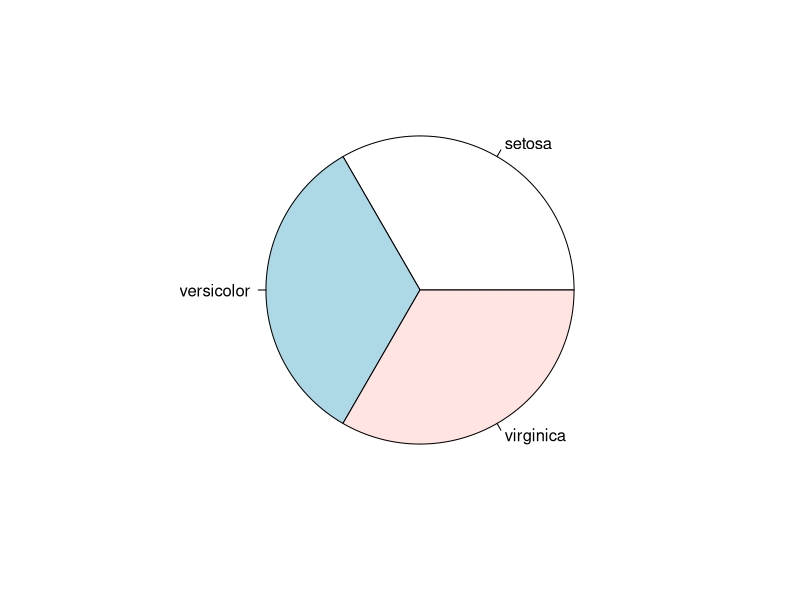
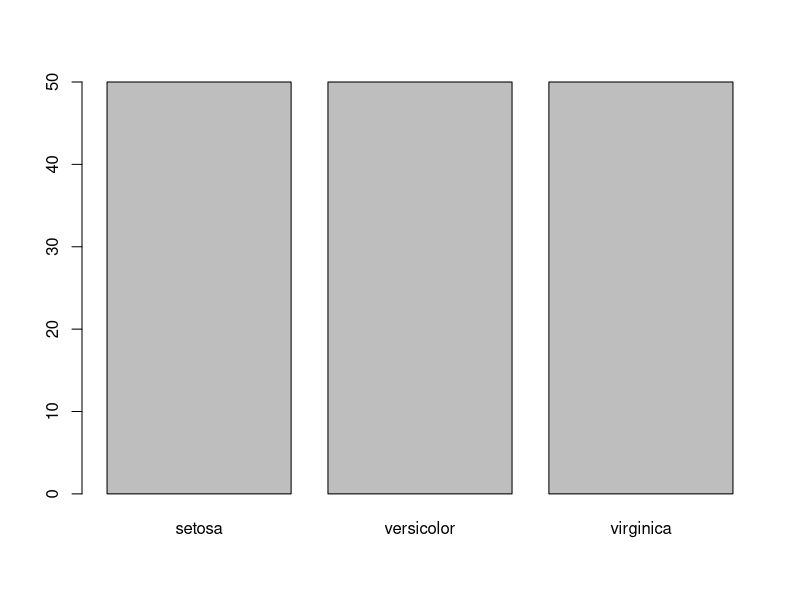

Recreate these plots in R, in order. (Note: this script raises an error after producing the figures.)
# ejercicio 1
# Caracteristicas
('Caracteristicas de los datasets')
('Nombre de los atributos')
names(iris)
('Tipo de atributos')
aggregate(.~Species,iris,FUN='mode')

('Instancias del dataset')
str(iris)
('cantidad de instancias 150

50 instancias de cada clase, 50 setosa, 50 versicolor, 50 virginica')
summary(iris[5])

#**********************************************
('Proporcion de las muestras agrupadas por especie')
('Grafico de tortas')
pie(table(iris$Species))
('Grafico de barras')
barplot(table(iris$Species)) 


('Medidas de dispercion ')

('Media por especie por atributo')
aggregate(.~Species, iris, FUN='mean')

('Moda por especie por atributo')
aggregate(.~Species,iris,FUN='mfv')


('Mediana por especie por atributo')
aggregate(.~Species,iris,FUN='mean')


('Mediana Sepal.Length')
mean(iris$Sepal.Length)
('Mediana Petal.Length')
mean(iris$Petal.Length)
('Mediana Sepal.Width')
mean(iris$Sepal.Width)
('Mediana Petal.Width')
mean(iris$Petal.Width)

('Conclusion: Se puede ver que las setosas tienen "sepalos" cortos y anchos comparados con los demas, y petalos mucho mas cortos y angostos, y las virginicas tienden a ser las mas largas de sepal y de petalos ')

#**************************************************

#aggregate( cbind(Sepal.Length,Sepal.Width,Petal.Length,Petal.Width)~Species, iris, FUN='mean')



#aggregate(iris$Species,iris,FUN='mean')

#aggregate(.~Species,iris,FUN='median')

library(modeest)

#table(aggregate(iris$Sepal.Length ~iris$Species))

library(MASS)
parcoord(iris[1:4], col=iris$Species,var.label=T)
boxplot(iris$Sepal.Length~ iris$Species)


hist(iris$Sepal.Length)
pairs(iris[1:4],col=iris$Species)

('Lo graficado coincide con lo visto en el punto 1, se puede ver a la setosa un poco separada de las otrsa especien en cuanto a tamaño, con petalos pequeños, y las otras con valores mas altos pero en cuanto a los sepalos difieren poco entre ellas y se puede diferenciar un poco mas en cuanto a los petalos')
('Varianza')
aggregate(.~Species,iris,FUN='sd')
('Desvio estandar')
aggregate(.~Species,iris,FUN='var')

('Rangos')
aggregate(.~Species,iris,FUN='range')
boxplot(iris$Sepal.Length~ iris$Species)#Sepalos, setosa mas cortos
boxplot(iris$Petal.Length~ iris$Species)#Petalos setosa mucho mas chicos, luego versicolor y mas grandes virginica
boxplot(iris$Sepal.Width~ iris$Species)#Sepalos rangos similares, pero las setosa se puede decir que tiene petalos mas anchos
boxplot(iris$Petal.Width~ iris$Species)#Petalos, Setosa mucho mas angostos y agrupados, versicolor mas grandes que setosa y un poco mas dispersos, virginica mas dispersos aun, y mas anchos  


('Graficos de dispersion')

plot(iris$Petal.Length, iris$Petal.Width, col=iris$Species)#setosa cerca del origen, menor relacion entre largo y ancho de los petalos, muy agrupados
plot(iris$Sepal.Length, iris$Sepal.Width, col=iris$Species)#
plot(iris$Petal.Width, iris$Petal.Width, col=iris$Species)
plot(iris$Sepal.Width, iris$Sepal.Width, col=iris$Species)

('Se observa valores de las setosas difiriendo en todas las variables con respecto a las otras')

('El grafico que mejor describe las variables')
pairs(iris[1:4],col=iris$Species)
#establece comparacion entre todas las variables 
